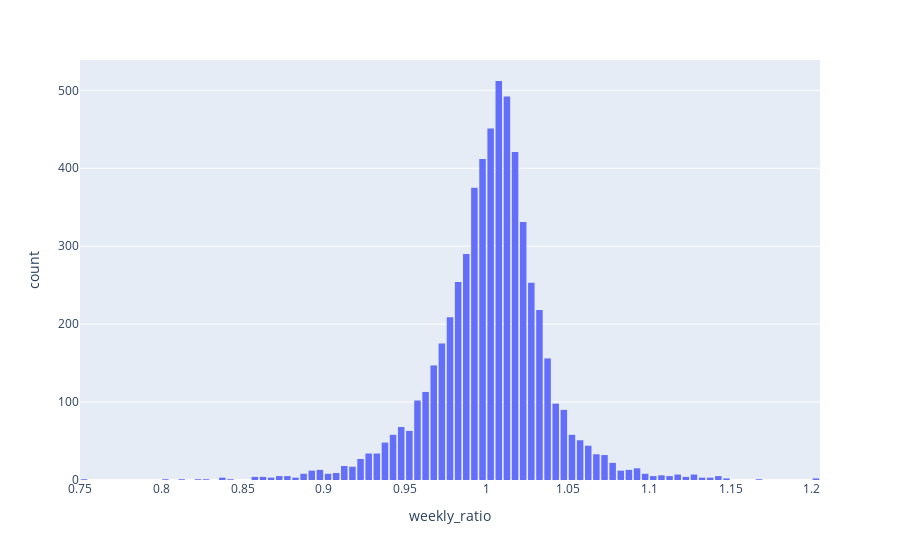

Notebook cell for this chart:
### Code cell
fig = px.histogram(
    qqq_weekly_ratio, 
    x="weekly_ratio")
fig.update_layout(bargap=0.2)
fig.show()

### Figure 1 — Plotly figure (JSON) as saved in the notebook; plotly's stock layout.template omitted (floating-point values rounded to 4 significant figures; data arrays with more than 128 entries replaced by an {"elided": "..."} marker saying what was removed)
{"data": [{"alignmentgroup": "True", "bingroup": "x", "hovertemplate": "weekly_ratio=%{x}<br>count=%{y}<extra></extra>", "legendgroup": "", "marker": {"color": "#636efa", "pattern": {"shape": ""}}, "name": "", "offsetgroup": "", "orientation": "v", "showlegend": false, "type": "histogram", "x": {"elided": "6095 float values"}, "xaxis": "x", "yaxis": "y"}], "layout": {"bargap": 0.2, "barmode": "relative", "legend": {"tracegroupgap": 0}, "margin": {"t": 60}, "xaxis": {"anchor": "y", "domain": [0, 1], "title": {"text": "weekly_ratio"}}, "yaxis": {"anchor": "x", "domain": [0, 1], "title": {"text": "count"}}}}
